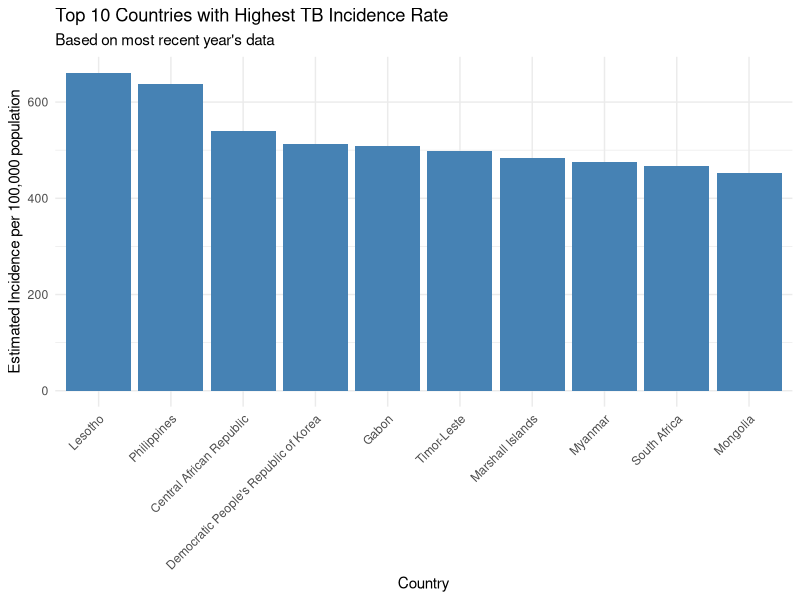
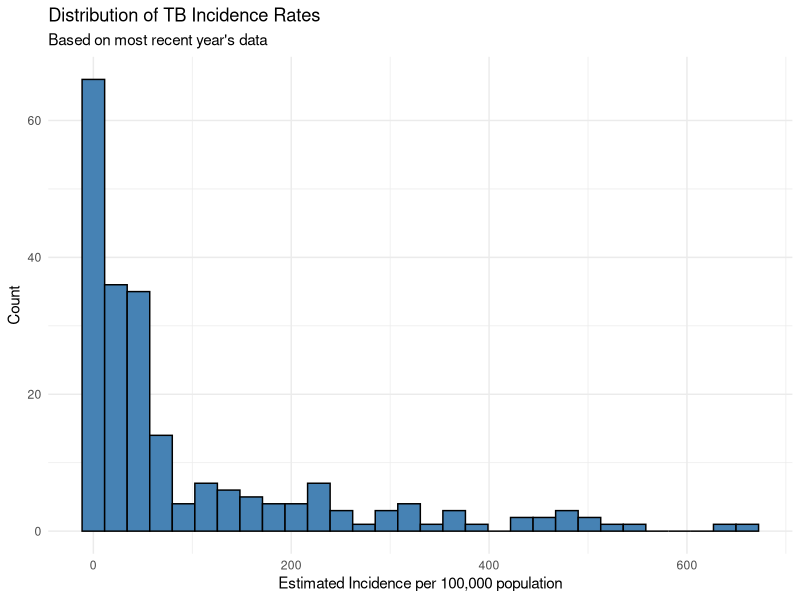
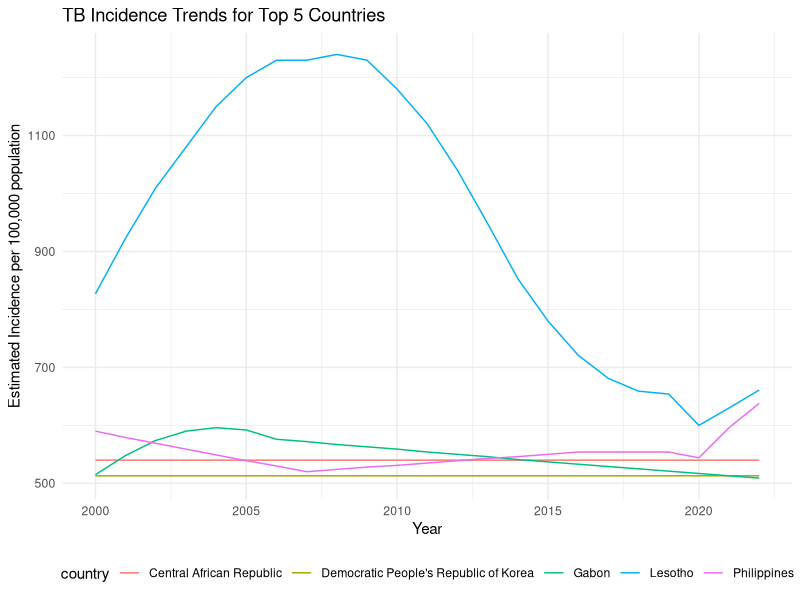
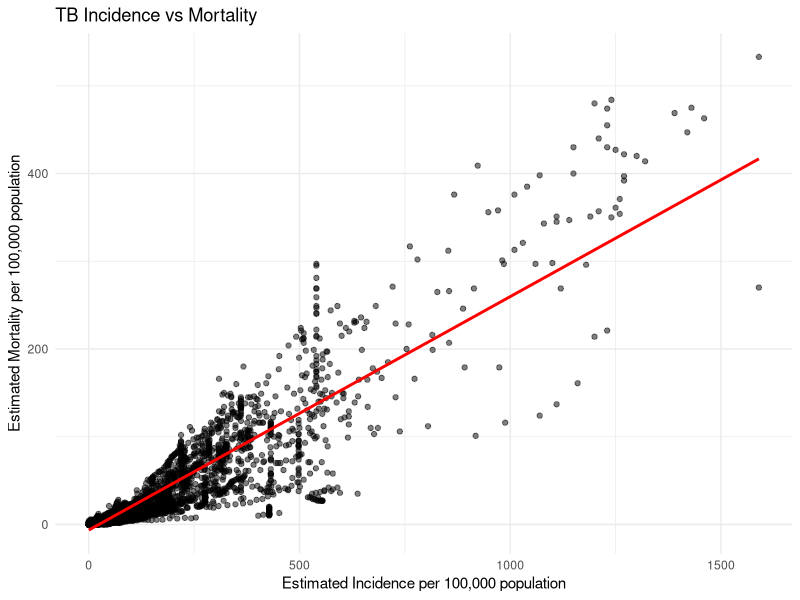
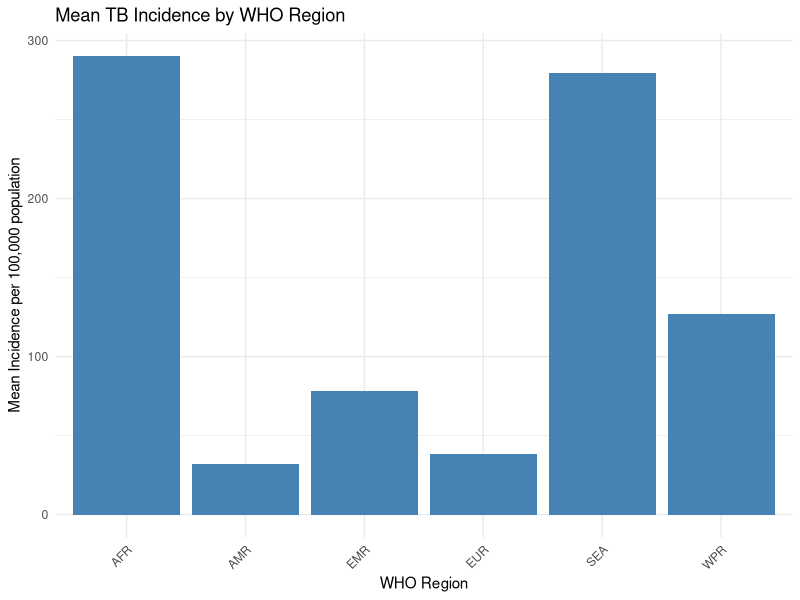
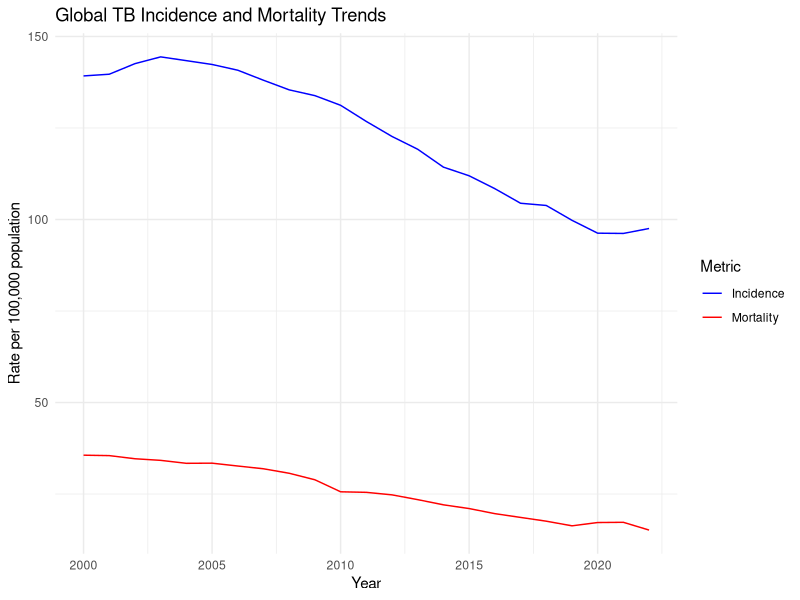
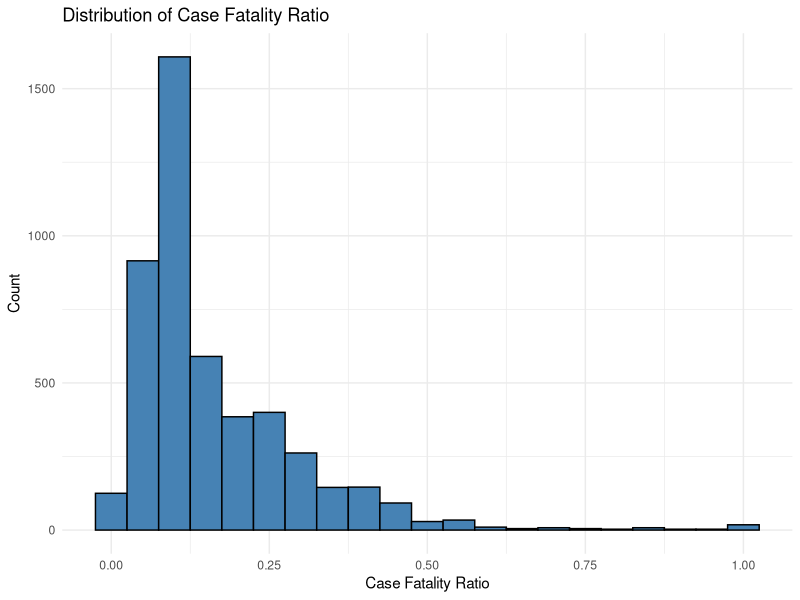

Write the R code that produced these figures, in order.
# Load required libraries
# install.packages("tidyverse")
library(tidyverse)
library(ggplot2)
library(scales)

# Read the data (assuming it's in a CSV file named 'tb_data.csv')
tb_data = read.csv("TB.csv")

# Basic data exploration
print(summary(tb_data))

# Check for missing values
print(colSums(is.na(tb_data)))

# Check unique values in country column
print(length(unique(tb_data$country)))


country_counts <- tb_data %>%count(country) %>%arrange(desc(n))

print("Number of entries per country:")
print(country_counts)

# Convert e_inc_100k to numeric if it's not already
tb_data$e_inc_100k <- as.numeric(as.character(tb_data$e_inc_100k))

# Check for any conversion issues
print(sum(is.na(tb_data$e_inc_100k)))   #some issue in this line of code...

# Function to get the most recent year for each country
get_most_recent_year <- function(data) {
  data %>%
    group_by(country) %>%
    filter(year == max(year)) %>%
    ungroup()
}

# Get the most recent data for each country
tb_data_recent <- get_most_recent_year(tb_data)

# Top 10 countries with highest TB incidence rate (using most recent data)
top_10_incidence <- tb_data_recent %>%
  arrange(desc(e_inc_100k)) %>%
  select(country, year, e_inc_100k) %>%
  head(10)

print("Top 10 countries with highest TB incidence rate (most recent year):")
print(top_10_incidence)

# Visualize top 10 countries with highest TB incidence rate
ggplot(top_10_incidence, aes(x = reorder(country, -e_inc_100k), y = e_inc_100k)) +
  geom_bar(stat = "identity", fill = "steelblue") +
  theme_minimal() +
  labs(title = "Top 10 Countries with Highest TB Incidence Rate",
       subtitle = "Based on most recent year's data",
       x = "Country",
       y = "Estimated Incidence per 100,000 population") +
  theme(axis.text.x = element_text(angle = 45, hjust = 1))

# Check distribution of e_inc_100k (using most recent data)
print(summary(tb_data_recent$e_inc_100k))

# Plot histogram of e_inc_100k (using most recent data)
ggplot(tb_data_recent, aes(x = e_inc_100k)) +
  geom_histogram(bins = 30, fill = "steelblue", color = "black") +
  theme_minimal() +
  labs(title = "Distribution of TB Incidence Rates",
       subtitle = "Based on most recent year's data",
       x = "Estimated Incidence per 100,000 population",
       y = "Count")

# Time trend analysis for top 5 countries
top_5_countries <- top_10_incidence$country[1:5]

time_trend_top5 <- tb_data %>%
  filter(country %in% top_5_countries) %>%
  ggplot(aes(x = year, y = e_inc_100k, color = country)) +
  geom_line() +
  theme_minimal() +
  labs(title = "TB Incidence Trends for Top 5 Countries",
       x = "Year",
       y = "Estimated Incidence per 100,000 population") +
  theme(legend.position = "bottom")

print(time_trend_top5)

# Global TB-HIV co-infection analysis
tb_hiv_summary <- tb_data %>%
  summarise(
    mean_tbhiv_prct = mean(e_tbhiv_prct, na.rm = TRUE),
    median_tbhiv_prct = median(e_tbhiv_prct, na.rm = TRUE),
    min_tbhiv_prct = min(e_tbhiv_prct, na.rm = TRUE),
    max_tbhiv_prct = max(e_tbhiv_prct, na.rm = TRUE)
  )

print(tb_hiv_summary)

# Correlation between TB incidence and mortality
correlation <- cor(tb_data$e_inc_100k, tb_data$e_mort_100k, use = "complete.obs")
print(paste("Correlation between TB incidence and mortality:", round(correlation, 3)))

# Scatter plot of TB incidence vs mortality
ggplot(tb_data, aes(x = e_inc_100k, y = e_mort_100k)) +
  geom_point(alpha = 0.5) +
  geom_smooth(method = "lm", se = FALSE, color = "red") +
  theme_minimal() +
  labs(title = "TB Incidence vs Mortality",
       x = "Estimated Incidence per 100,000 population",
       y = "Estimated Mortality per 100,000 population")

# Regional analysis
regional_summary <- tb_data %>%
  group_by(g_whoregion) %>%
  summarise(
    mean_incidence = mean(e_inc_100k, na.rm = TRUE),
    mean_mortality = mean(e_mort_100k, na.rm = TRUE),
    mean_tbhiv_prct = mean(e_tbhiv_prct, na.rm = TRUE)
  )

print(regional_summary)

# Visualize regional analysis
ggplot(regional_summary, aes(x = g_whoregion, y = mean_incidence)) +
  geom_bar(stat = "identity", fill = "steelblue") +
  theme_minimal() +
  labs(title = "Mean TB Incidence by WHO Region",
       x = "WHO Region",
       y = "Mean Incidence per 100,000 population") +
  theme(axis.text.x = element_text(angle = 45, hjust = 1))

# Time trend analysis (assuming 'year' is present in the dataset)
time_trend <- tb_data %>%
  group_by(year) %>%
  summarise(
    mean_incidence = mean(e_inc_100k, na.rm = TRUE),
    mean_mortality = mean(e_mort_100k, na.rm = TRUE)
  )

ggplot(time_trend, aes(x = year)) +
  geom_line(aes(y = mean_incidence, color = "Incidence")) +
  geom_line(aes(y = mean_mortality, color = "Mortality")) +
  theme_minimal() +
  labs(title = "Global TB Incidence and Mortality Trends",
       x = "Year",
       y = "Rate per 100,000 population",
       color = "Metric") +
  scale_color_manual(values = c("Incidence" = "blue", "Mortality" = "red"))

# Case Fatality Ratio (CFR) analysis
cfr_summary <- tb_data %>%
  summarise(
    mean_cfr = mean(cfr, na.rm = TRUE),
    median_cfr = median(cfr, na.rm = TRUE),
    min_cfr = min(cfr, na.rm = TRUE),
    max_cfr = max(cfr, na.rm = TRUE)
  )

print(cfr_summary)

# Histogram of Case Fatality Ratio
ggplot(tb_data, aes(x = cfr)) +
  geom_histogram(binwidth = 0.05, fill = "steelblue", color = "black") +
  theme_minimal() +
  labs(title = "Distribution of Case Fatality Ratio",
       x = "Case Fatality Ratio",
       y = "Count")

# ggsave("top_10_incidence.png", width = 10, height = 6)
# ggsave("incidence_vs_mortality.png", width = 8, height = 6)
# ggsave("regional_incidence.png", width = 10, height = 6)
# ggsave("time_trend.png", width = 10, height = 6)
# ggsave("cfr_distribution.png", width = 8, height = 6)